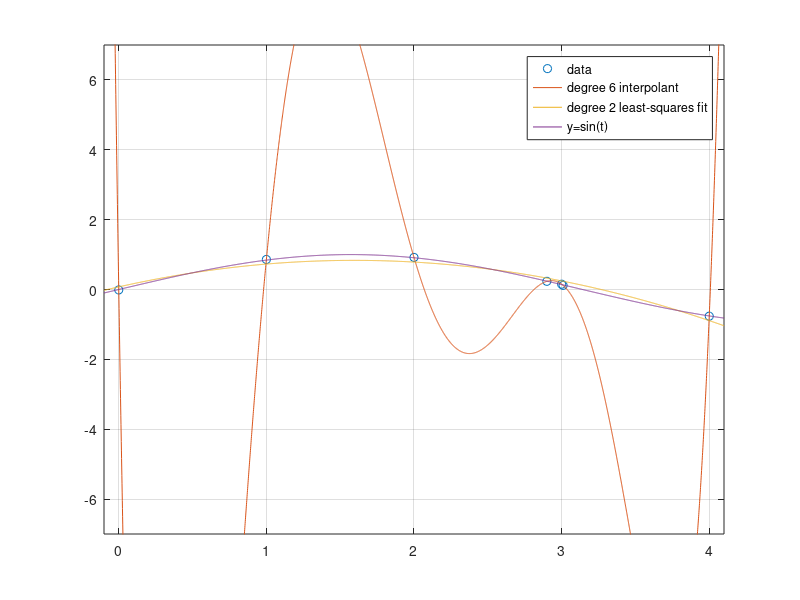

This chart was generated by the following MATLAB code:
% CLOSETPOLYS  Solution to P6 on Assignment #6.

% part (a)
t = [0 1 2 2.9 3 3.01 4];
V = fliplr(vander(t));
cond(V)

% part (b)
W = V(:,1:3);
cond(W)
cond(W'*W)

% part (c)
y = sin(t) + 0.01 * randn(size(t));
ca = polyfit(t,y,6);
cb = polyfit(t,y,2);
tt = -0.1:.001:4.1;
plot(t,y,'o',tt,polyval(ca,tt),tt,polyval(cb,tt),tt,sin(tt))
legend('data','degree 6 interpolant','degree 2 least-squares fit','y=sin(t)')
axis tight,  grid on,  axis([-0.1,4.1,-7,7])

print -dpdf closetpolys.pdf
